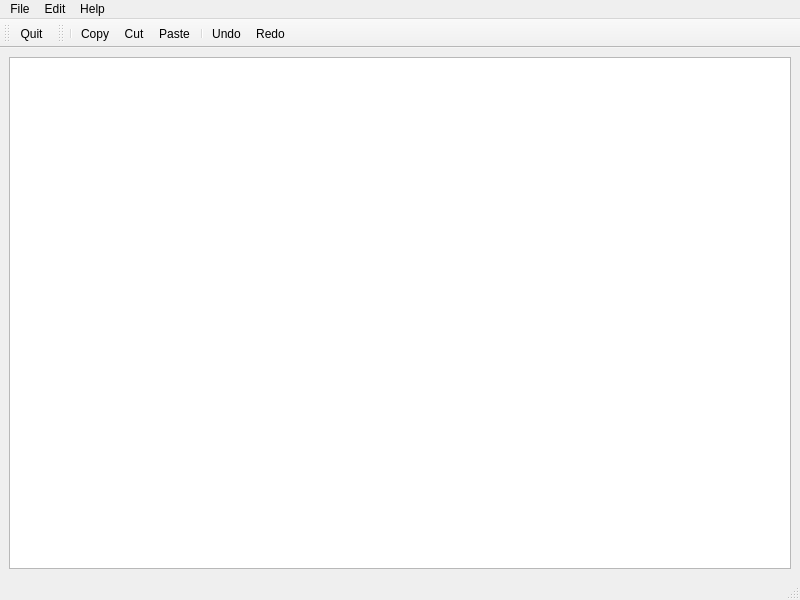
<?xml version="1.0" encoding="UTF-8"?>
<ui version="4.0">
 <class>MainWindow</class>
 <widget class="QMainWindow" name="MainWindow">
  <property name="geometry">
   <rect>
    <x>0</x>
    <y>0</y>
    <width>800</width>
    <height>600</height>
   </rect>
  </property>
  <property name="windowTitle">
   <string>MainWindow</string>
  </property>
  <widget class="QWidget" name="centralwidget">
   <layout class="QVBoxLayout" name="verticalLayout">
    <item>
     <widget class="QTextEdit" name="textEdit"/>
    </item>
   </layout>
  </widget>
  <widget class="QStatusBar" name="statusbar"/>
  <widget class="QMenuBar" name="menubar">
   <property name="geometry">
    <rect>
     <x>0</x>
     <y>0</y>
     <width>800</width>
     <height>22</height>
    </rect>
   </property>
   <widget class="QMenu" name="menuFile">
    <property name="title">
     <string>File</string>
    </property>
    <addaction name="actionQuit"/>
   </widget>
   <widget class="QMenu" name="menuEdit">
    <property name="title">
     <string>Edit</string>
    </property>
    <addaction name="actionCopy"/>
    <addaction name="actionCut"/>
    <addaction name="actionPaste"/>
    <addaction name="separator"/>
    <addaction name="actionUndo"/>
    <addaction name="actionRedo"/>
   </widget>
   <widget class="QMenu" name="menuHelp">
    <property name="title">
     <string>Help</string>
    </property>
    <addaction name="actionAbout"/>
    <addaction name="actionAbout_Qt"/>
   </widget>
   <addaction name="menuFile"/>
   <addaction name="menuEdit"/>
   <addaction name="menuHelp"/>
  </widget>
  <widget class="QToolBar" name="toolBar">
   <property name="windowTitle">
    <string>toolBar</string>
   </property>
   <attribute name="toolBarArea">
    <enum>TopToolBarArea</enum>
   </attribute>
   <attribute name="toolBarBreak">
    <bool>false</bool>
   </attribute>
   <addaction name="actionQuit"/>
  </widget>
  <widget class="QToolBar" name="toolBar_2">
   <property name="windowTitle">
    <string>toolBar_2</string>
   </property>
   <attribute name="toolBarArea">
    <enum>TopToolBarArea</enum>
   </attribute>
   <attribute name="toolBarBreak">
    <bool>false</bool>
   </attribute>
   <addaction name="separator"/>
   <addaction name="actionCopy"/>
   <addaction name="actionCut"/>
   <addaction name="actionPaste"/>
   <addaction name="separator"/>
   <addaction name="actionUndo"/>
   <addaction name="actionRedo"/>
  </widget>
  <action name="actionQuit">
   <property name="icon">
    <iconset resource="resource.qrc">
     <normaloff>:/images/quitIcon.png</normaloff>:/images/quitIcon.png</iconset>
   </property>
   <property name="text">
    <string>Quit</string>
   </property>
  </action>
  <action name="actionCopy">
   <property name="icon">
    <iconset resource="resource.qrc">
     <normaloff>:/images/copyIcon.png</normaloff>:/images/copyIcon.png</iconset>
   </property>
   <property name="text">
    <string>Copy</string>
   </property>
  </action>
  <action name="actionCut">
   <property name="icon">
    <iconset resource="resource.qrc">
     <normaloff>:/images/cutIcon.png</normaloff>:/images/cutIcon.png</iconset>
   </property>
   <property name="text">
    <string>Cut</string>
   </property>
  </action>
  <action name="actionPaste">
   <property name="icon">
    <iconset resource="resource.qrc">
     <normaloff>:/images/pasteIcon.png</normaloff>:/images/pasteIcon.png</iconset>
   </property>
   <property name="text">
    <string>Paste</string>
   </property>
  </action>
  <action name="actionUndo">
   <property name="icon">
    <iconset resource="resource.qrc">
     <normaloff>:/images/undoIcon.png</normaloff>:/images/undoIcon.png</iconset>
   </property>
   <property name="text">
    <string>Undo</string>
   </property>
  </action>
  <action name="actionRedo">
   <property name="icon">
    <iconset resource="resource.qrc">
     <normaloff>:/images/redoIcon.png</normaloff>:/images/redoIcon.png</iconset>
   </property>
   <property name="text">
    <string>Redo</string>
   </property>
  </action>
  <action name="actionAbout">
   <property name="icon">
    <iconset resource="resource.qrc">
     <normaloff>:/images/aboutIcon.png</normaloff>:/images/aboutIcon.png</iconset>
   </property>
   <property name="text">
    <string>About</string>
   </property>
  </action>
  <action name="actionAbout_Qt">
   <property name="icon">
    <iconset resource="resource.qrc">
     <normaloff>:/images/aboutQtIcon.png</normaloff>:/images/aboutQtIcon.png</iconset>
   </property>
   <property name="text">
    <string>About Qt</string>
   </property>
  </action>
 </widget>
 <resources>
  <include location="resource.qrc"/>
 </resources>
 <connections/>
</ui>
